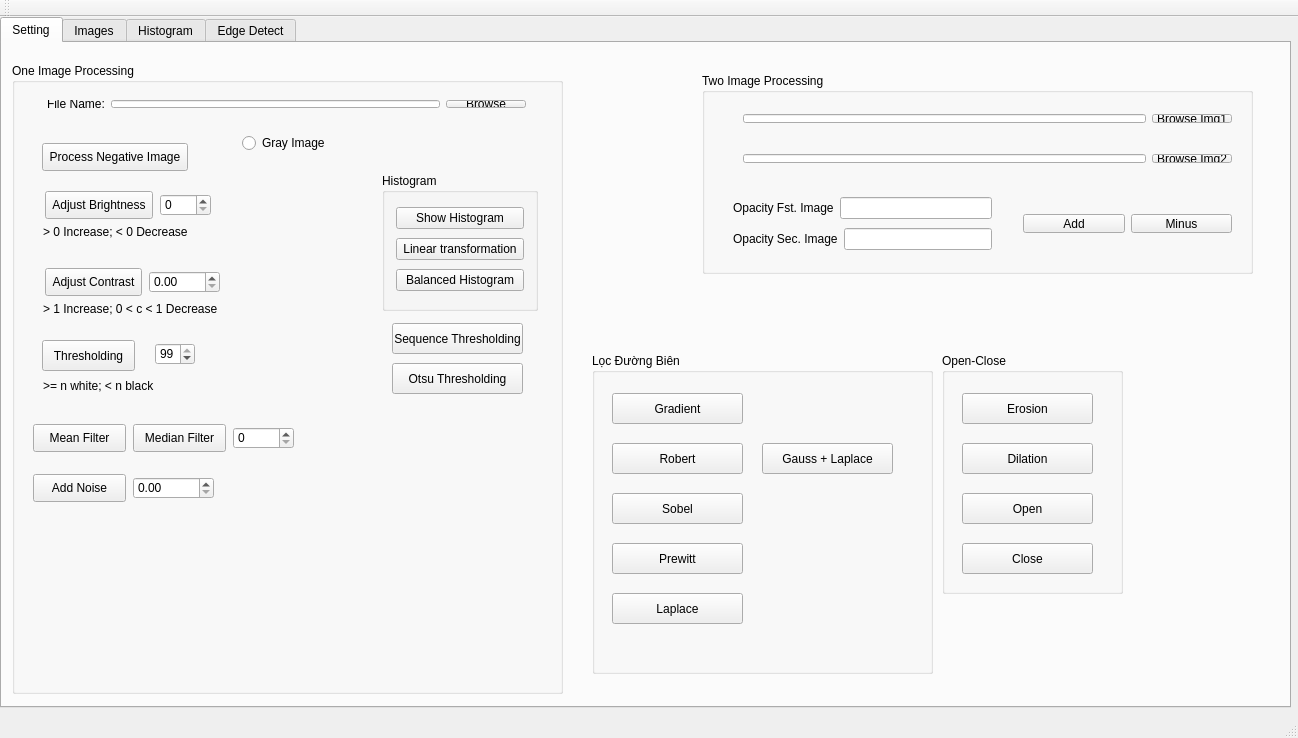
<?xml version="1.0" encoding="UTF-8"?>
<ui version="4.0">
 <class>MainWindow</class>
 <widget class="QMainWindow" name="MainWindow">
  <property name="geometry">
   <rect>
    <x>0</x>
    <y>0</y>
    <width>1298</width>
    <height>738</height>
   </rect>
  </property>
  <property name="windowTitle">
   <string>MainWindow</string>
  </property>
  <property name="windowIcon">
   <iconset>
    <normaloff>../../../Users/Pictures/ico/8yzpzkjdqaz51.png</normaloff>../../../Users/Pictures/ico/8yzpzkjdqaz51.png</iconset>
  </property>
  <widget class="QWidget" name="centralWidget">
   <widget class="QTabWidget" name="tabWidget">
    <property name="geometry">
     <rect>
      <x>0</x>
      <y>0</y>
      <width>1291</width>
      <height>691</height>
     </rect>
    </property>
    <property name="tabPosition">
     <enum>QTabWidget::North</enum>
    </property>
    <property name="tabShape">
     <enum>QTabWidget::Rounded</enum>
    </property>
    <property name="currentIndex">
     <number>0</number>
    </property>
    <property name="elideMode">
     <enum>Qt::ElideNone</enum>
    </property>
    <widget class="QWidget" name="tab">
     <attribute name="title">
      <string>Setting</string>
     </attribute>
     <widget class="QGroupBox" name="groupBox_2">
      <property name="geometry">
       <rect>
        <x>10</x>
        <y>20</y>
        <width>551</width>
        <height>631</height>
       </rect>
      </property>
      <property name="title">
       <string>One Image Processing</string>
      </property>
      <widget class="QLabel" name="label_7">
       <property name="geometry">
        <rect>
         <x>31</x>
         <y>161</y>
         <width>159</width>
         <height>16</height>
        </rect>
       </property>
       <property name="text">
        <string>&gt; 0 Increase; &lt; 0 Decrease</string>
       </property>
      </widget>
      <widget class="QPushButton" name="btn_brightness">
       <property name="geometry">
        <rect>
         <x>33</x>
         <y>128</y>
         <width>108</width>
         <height>28</height>
        </rect>
       </property>
       <property name="text">
        <string>Adjust Brightness</string>
       </property>
      </widget>
      <widget class="QPushButton" name="btn_contrast">
       <property name="geometry">
        <rect>
         <x>33</x>
         <y>205</y>
         <width>97</width>
         <height>28</height>
        </rect>
       </property>
       <property name="text">
        <string>Adjust Contrast</string>
       </property>
      </widget>
      <widget class="QRadioButton" name="rbtn_gray">
       <property name="geometry">
        <rect>
         <x>230</x>
         <y>70</y>
         <width>93</width>
         <height>20</height>
        </rect>
       </property>
       <property name="text">
        <string>Gray Image</string>
       </property>
      </widget>
      <widget class="QLabel" name="label_8">
       <property name="geometry">
        <rect>
         <x>31</x>
         <y>238</y>
         <width>201</width>
         <height>16</height>
        </rect>
       </property>
       <property name="text">
        <string>&gt; 1 Increase; 0 &lt; c &lt; 1 Decrease</string>
       </property>
      </widget>
      <widget class="QLabel" name="label_10">
       <property name="geometry">
        <rect>
         <x>31</x>
         <y>315</y>
         <width>171</width>
         <height>16</height>
        </rect>
       </property>
       <property name="text">
        <string>&gt;= n white; &lt; n black</string>
       </property>
      </widget>
      <widget class="QPushButton" name="btn_threshold">
       <property name="geometry">
        <rect>
         <x>30</x>
         <y>277</y>
         <width>93</width>
         <height>31</height>
        </rect>
       </property>
       <property name="text">
        <string>Thresholding</string>
       </property>
      </widget>
      <widget class="QSpinBox" name="spb_threshold">
       <property name="geometry">
        <rect>
         <x>143</x>
         <y>280</y>
         <width>40</width>
         <height>22</height>
        </rect>
       </property>
       <property name="value">
        <number>99</number>
       </property>
      </widget>
      <widget class="QPushButton" name="btn_negative">
       <property name="geometry">
        <rect>
         <x>30</x>
         <y>80</y>
         <width>146</width>
         <height>28</height>
        </rect>
       </property>
       <property name="text">
        <string>Process Negative Image</string>
       </property>
      </widget>
      <widget class="QGroupBox" name="groupBox">
       <property name="geometry">
        <rect>
         <x>370</x>
         <y>110</y>
         <width>156</width>
         <height>138</height>
        </rect>
       </property>
       <property name="title">
        <string>Histogram</string>
       </property>
       <layout class="QVBoxLayout" name="verticalLayout_3">
        <item>
         <widget class="QPushButton" name="btn_showHis">
          <property name="text">
           <string>Show Histogram</string>
          </property>
         </widget>
        </item>
        <item>
         <widget class="QPushButton" name="btn_linearHis">
          <property name="text">
           <string>Linear transformation</string>
          </property>
         </widget>
        </item>
        <item>
         <widget class="QPushButton" name="btn_balanceHis">
          <property name="text">
           <string>Balanced Histogram</string>
          </property>
         </widget>
        </item>
       </layout>
      </widget>
      <widget class="QWidget" name="layoutWidget_6">
       <property name="geometry">
        <rect>
         <x>24</x>
         <y>26</y>
         <width>501</width>
         <height>30</height>
        </rect>
       </property>
       <layout class="QHBoxLayout" name="horizontalLayout_6">
        <item>
         <widget class="QLabel" name="label">
          <property name="text">
           <string>File Name:</string>
          </property>
         </widget>
        </item>
        <item>
         <widget class="QLineEdit" name="lne_browse"/>
        </item>
        <item>
         <widget class="QPushButton" name="btn_browse">
          <property name="text">
           <string>Browse</string>
          </property>
         </widget>
        </item>
       </layout>
      </widget>
      <widget class="QSpinBox" name="spb_brightness">
       <property name="geometry">
        <rect>
         <x>148</x>
         <y>131</y>
         <width>51</width>
         <height>22</height>
        </rect>
       </property>
      </widget>
      <widget class="QLabel" name="lbl_dimensions">
       <property name="geometry">
        <rect>
         <x>390</x>
         <y>60</y>
         <width>131</width>
         <height>41</height>
        </rect>
       </property>
       <property name="autoFillBackground">
        <bool>false</bool>
       </property>
       <property name="text">
        <string/>
       </property>
      </widget>
      <widget class="QDoubleSpinBox" name="spb_contrast">
       <property name="geometry">
        <rect>
         <x>137</x>
         <y>208</y>
         <width>71</width>
         <height>22</height>
        </rect>
       </property>
      </widget>
      <widget class="QPushButton" name="btn_mean_filter">
       <property name="geometry">
        <rect>
         <x>21</x>
         <y>361</y>
         <width>93</width>
         <height>28</height>
        </rect>
       </property>
       <property name="text">
        <string>Mean Filter</string>
       </property>
      </widget>
      <widget class="QPushButton" name="btn_median_filter">
       <property name="geometry">
        <rect>
         <x>121</x>
         <y>361</y>
         <width>93</width>
         <height>28</height>
        </rect>
       </property>
       <property name="text">
        <string>Median Filter</string>
       </property>
      </widget>
      <widget class="QSpinBox" name="spb_mask_size">
       <property name="geometry">
        <rect>
         <x>221</x>
         <y>364</y>
         <width>61</width>
         <height>22</height>
        </rect>
       </property>
      </widget>
      <widget class="QPushButton" name="btn_add_noise">
       <property name="geometry">
        <rect>
         <x>21</x>
         <y>411</y>
         <width>93</width>
         <height>28</height>
        </rect>
       </property>
       <property name="text">
        <string>Add Noise</string>
       </property>
      </widget>
      <widget class="QDoubleSpinBox" name="spb_noise_ratio">
       <property name="geometry">
        <rect>
         <x>121</x>
         <y>414</y>
         <width>81</width>
         <height>22</height>
        </rect>
       </property>
      </widget>
      <widget class="QPushButton" name="btn_sequence_threshold">
       <property name="geometry">
        <rect>
         <x>380</x>
         <y>260</y>
         <width>131</width>
         <height>31</height>
        </rect>
       </property>
       <property name="text">
        <string>Sequence Thresholding</string>
       </property>
      </widget>
      <widget class="QPushButton" name="btn_otsu_threshold">
       <property name="geometry">
        <rect>
         <x>380</x>
         <y>300</y>
         <width>131</width>
         <height>31</height>
        </rect>
       </property>
       <property name="text">
        <string>Otsu Thresholding</string>
       </property>
      </widget>
     </widget>
     <widget class="QGroupBox" name="groupBox_3">
      <property name="geometry">
       <rect>
        <x>700</x>
        <y>30</y>
        <width>551</width>
        <height>201</height>
       </rect>
      </property>
      <property name="title">
       <string>Two Image Processing</string>
      </property>
      <widget class="QWidget" name="layoutWidget_7">
       <property name="geometry">
        <rect>
         <x>310</x>
         <y>130</y>
         <width>231</width>
         <height>41</height>
        </rect>
       </property>
       <layout class="QHBoxLayout" name="horizontalLayout">
        <item>
         <widget class="QPushButton" name="pushButton">
          <property name="text">
           <string>Add</string>
          </property>
         </widget>
        </item>
        <item>
         <widget class="QPushButton" name="pushButton_2">
          <property name="text">
           <string>Minus</string>
          </property>
         </widget>
        </item>
       </layout>
      </widget>
      <widget class="QWidget" name="layoutWidget_8">
       <property name="geometry">
        <rect>
         <x>20</x>
         <y>110</y>
         <width>281</width>
         <height>81</height>
        </rect>
       </property>
       <layout class="QVBoxLayout" name="verticalLayout">
        <item>
         <layout class="QHBoxLayout" name="horizontalLayout_2">
          <item>
           <widget class="QLabel" name="label_3">
            <property name="text">
             <string>Opacity Fst. Image</string>
            </property>
           </widget>
          </item>
          <item>
           <widget class="QLineEdit" name="lineEdit_3"/>
          </item>
         </layout>
        </item>
        <item>
         <layout class="QHBoxLayout" name="horizontalLayout_3">
          <item>
           <widget class="QLabel" name="label_4">
            <property name="text">
             <string>Opacity Sec. Image</string>
            </property>
           </widget>
          </item>
          <item>
           <widget class="QLineEdit" name="lineEdit_4"/>
          </item>
         </layout>
        </item>
       </layout>
      </widget>
      <widget class="QWidget" name="layoutWidget_9">
       <property name="geometry">
        <rect>
         <x>30</x>
         <y>30</y>
         <width>511</width>
         <height>31</height>
        </rect>
       </property>
       <layout class="QHBoxLayout" name="horizontalLayout_4">
        <item>
         <widget class="QLineEdit" name="lineEdit"/>
        </item>
        <item>
         <widget class="QPushButton" name="pushButton_3">
          <property name="text">
           <string>Browse Img1</string>
          </property>
         </widget>
        </item>
       </layout>
      </widget>
      <widget class="QWidget" name="layoutWidget_10">
       <property name="geometry">
        <rect>
         <x>30</x>
         <y>70</y>
         <width>511</width>
         <height>31</height>
        </rect>
       </property>
       <layout class="QHBoxLayout" name="horizontalLayout_5">
        <item>
         <widget class="QLineEdit" name="lineEdit_2"/>
        </item>
        <item>
         <widget class="QPushButton" name="pushButton_4">
          <property name="text">
           <string>Browse Img2</string>
          </property>
         </widget>
        </item>
       </layout>
      </widget>
     </widget>
     <widget class="QGroupBox" name="groupBox_4">
      <property name="geometry">
       <rect>
        <x>590</x>
        <y>310</y>
        <width>341</width>
        <height>321</height>
       </rect>
      </property>
      <property name="title">
       <string>Lọc Đường Biên</string>
      </property>
      <widget class="QPushButton" name="btn_gradient">
       <property name="geometry">
        <rect>
         <x>20</x>
         <y>40</y>
         <width>131</width>
         <height>31</height>
        </rect>
       </property>
       <property name="text">
        <string>Gradient</string>
       </property>
      </widget>
      <widget class="QPushButton" name="btn_robert">
       <property name="geometry">
        <rect>
         <x>20</x>
         <y>90</y>
         <width>131</width>
         <height>31</height>
        </rect>
       </property>
       <property name="text">
        <string>Robert</string>
       </property>
      </widget>
      <widget class="QPushButton" name="btn_sobel">
       <property name="geometry">
        <rect>
         <x>20</x>
         <y>140</y>
         <width>131</width>
         <height>31</height>
        </rect>
       </property>
       <property name="text">
        <string>Sobel</string>
       </property>
      </widget>
      <widget class="QPushButton" name="btn_prewitt">
       <property name="geometry">
        <rect>
         <x>20</x>
         <y>190</y>
         <width>131</width>
         <height>31</height>
        </rect>
       </property>
       <property name="text">
        <string>Prewitt</string>
       </property>
      </widget>
      <widget class="QPushButton" name="btn_laplace">
       <property name="geometry">
        <rect>
         <x>20</x>
         <y>240</y>
         <width>131</width>
         <height>31</height>
        </rect>
       </property>
       <property name="text">
        <string>Laplace</string>
       </property>
      </widget>
      <widget class="QPushButton" name="btn_gauss_n_laplace">
       <property name="geometry">
        <rect>
         <x>170</x>
         <y>90</y>
         <width>131</width>
         <height>31</height>
        </rect>
       </property>
       <property name="text">
        <string>Gauss + Laplace</string>
       </property>
      </widget>
     </widget>
     <widget class="QGroupBox" name="groupBox_5">
      <property name="geometry">
       <rect>
        <x>940</x>
        <y>310</y>
        <width>181</width>
        <height>241</height>
       </rect>
      </property>
      <property name="title">
       <string>Open-Close</string>
      </property>
      <widget class="QPushButton" name="btn_erosion">
       <property name="geometry">
        <rect>
         <x>20</x>
         <y>40</y>
         <width>131</width>
         <height>31</height>
        </rect>
       </property>
       <property name="text">
        <string>Erosion</string>
       </property>
      </widget>
      <widget class="QPushButton" name="btn_dilation">
       <property name="geometry">
        <rect>
         <x>20</x>
         <y>90</y>
         <width>131</width>
         <height>31</height>
        </rect>
       </property>
       <property name="text">
        <string>Dilation</string>
       </property>
      </widget>
      <widget class="QPushButton" name="btn_open">
       <property name="geometry">
        <rect>
         <x>20</x>
         <y>140</y>
         <width>131</width>
         <height>31</height>
        </rect>
       </property>
       <property name="text">
        <string>Open</string>
       </property>
      </widget>
      <widget class="QPushButton" name="btn_close">
       <property name="geometry">
        <rect>
         <x>20</x>
         <y>190</y>
         <width>131</width>
         <height>31</height>
        </rect>
       </property>
       <property name="text">
        <string>Close</string>
       </property>
      </widget>
     </widget>
    </widget>
    <widget class="QWidget" name="tab_2">
     <attribute name="title">
      <string>Images</string>
     </attribute>
     <widget class="QLabel" name="lbl_originalPic">
      <property name="geometry">
       <rect>
        <x>10</x>
        <y>10</y>
        <width>641</width>
        <height>611</height>
       </rect>
      </property>
      <property name="frameShape">
       <enum>QFrame::Box</enum>
      </property>
      <property name="text">
       <string>original label</string>
      </property>
     </widget>
     <widget class="QLabel" name="lbl_modifiedPic">
      <property name="geometry">
       <rect>
        <x>651</x>
        <y>10</y>
        <width>641</width>
        <height>611</height>
       </rect>
      </property>
      <property name="frameShape">
       <enum>QFrame::Box</enum>
      </property>
      <property name="text">
       <string>modified label</string>
      </property>
     </widget>
     <widget class="QPushButton" name="btn_save_clipboard">
      <property name="geometry">
       <rect>
        <x>1122</x>
        <y>630</y>
        <width>131</width>
        <height>28</height>
       </rect>
      </property>
      <property name="text">
       <string>Save to ClipBoard</string>
      </property>
     </widget>
    </widget>
    <widget class="QWidget" name="tab_3">
     <attribute name="title">
      <string>Histogram</string>
     </attribute>
     <widget class="QLabel" name="lbl_modifiedHis">
      <property name="geometry">
       <rect>
        <x>651</x>
        <y>10</y>
        <width>641</width>
        <height>611</height>
       </rect>
      </property>
      <property name="frameShape">
       <enum>QFrame::Box</enum>
      </property>
      <property name="frameShadow">
       <enum>QFrame::Plain</enum>
      </property>
      <property name="text">
       <string>modified label</string>
      </property>
     </widget>
     <widget class="QLabel" name="lbl_originalHis">
      <property name="geometry">
       <rect>
        <x>10</x>
        <y>10</y>
        <width>641</width>
        <height>611</height>
       </rect>
      </property>
      <property name="autoFillBackground">
       <bool>false</bool>
      </property>
      <property name="frameShape">
       <enum>QFrame::Box</enum>
      </property>
      <property name="frameShadow">
       <enum>QFrame::Plain</enum>
      </property>
      <property name="text">
       <string>original label</string>
      </property>
     </widget>
    </widget>
    <widget class="QWidget" name="tab_4">
     <attribute name="title">
      <string>Edge Detect</string>
     </attribute>
     <widget class="QLabel" name="lbl_gx">
      <property name="geometry">
       <rect>
        <x>10</x>
        <y>10</y>
        <width>641</width>
        <height>611</height>
       </rect>
      </property>
      <property name="autoFillBackground">
       <bool>false</bool>
      </property>
      <property name="frameShape">
       <enum>QFrame::Box</enum>
      </property>
      <property name="frameShadow">
       <enum>QFrame::Plain</enum>
      </property>
      <property name="text">
       <string>Gx label</string>
      </property>
     </widget>
     <widget class="QLabel" name="lbl_gy">
      <property name="geometry">
       <rect>
        <x>651</x>
        <y>10</y>
        <width>641</width>
        <height>611</height>
       </rect>
      </property>
      <property name="frameShape">
       <enum>QFrame::Box</enum>
      </property>
      <property name="frameShadow">
       <enum>QFrame::Plain</enum>
      </property>
      <property name="text">
       <string>Gy label</string>
      </property>
     </widget>
     <widget class="QLabel" name="label_2">
      <property name="geometry">
       <rect>
        <x>300</x>
        <y>630</y>
        <width>81</width>
        <height>20</height>
       </rect>
      </property>
      <property name="text">
       <string>Gx</string>
      </property>
      <property name="alignment">
       <set>Qt::AlignCenter</set>
      </property>
     </widget>
     <widget class="QLabel" name="label_5">
      <property name="geometry">
       <rect>
        <x>960</x>
        <y>630</y>
        <width>81</width>
        <height>20</height>
       </rect>
      </property>
      <property name="text">
       <string>Gy</string>
      </property>
      <property name="alignment">
       <set>Qt::AlignCenter</set>
      </property>
     </widget>
    </widget>
   </widget>
  </widget>
  <widget class="QMenuBar" name="menuBar">
   <property name="geometry">
    <rect>
     <x>0</x>
     <y>0</y>
     <width>1298</width>
     <height>21</height>
    </rect>
   </property>
  </widget>
  <widget class="QToolBar" name="mainToolBar">
   <attribute name="toolBarArea">
    <enum>TopToolBarArea</enum>
   </attribute>
   <attribute name="toolBarBreak">
    <bool>false</bool>
   </attribute>
  </widget>
  <widget class="QStatusBar" name="statusBar"/>
 </widget>
 <layoutdefault spacing="6" margin="11"/>
 <resources/>
 <connections/>
</ui>
